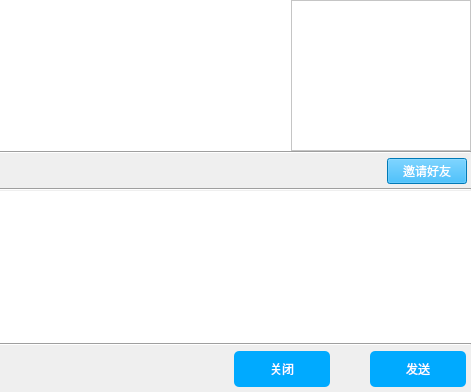
<?xml version="1.0" encoding="UTF-8"?>
<ui version="4.0">
 <class>GroupChatArea</class>
 <widget class="QWidget" name="GroupChatArea">
  <property name="geometry">
   <rect>
    <x>0</x>
    <y>0</y>
    <width>471</width>
    <height>392</height>
   </rect>
  </property>
  <property name="windowTitle">
   <string>Form</string>
  </property>
  <property name="styleSheet">
   <string notr="true">#ChatArea{
  background-color: rgb(255, 255, 255);
}

#bottomButtons QPushButton{
  background-color:rgb(0, 170, 255);
  font: bold 10pt &quot;微软雅黑&quot;;
  color:rgb(255,255,255);
  width: 96px;
  height: 36px;
  border-radius: 5px;
}

#bottomButtons QPushButton::hover{
  background-color:rgb(0, 150, 225);
}

#bottomButtons QPushButton::pressed{
  background-color:rgb(0, 150, 225);
}</string>
  </property>
  <layout class="QVBoxLayout" name="verticalLayout">
   <property name="spacing">
    <number>0</number>
   </property>
   <property name="leftMargin">
    <number>0</number>
   </property>
   <property name="topMargin">
    <number>0</number>
   </property>
   <property name="rightMargin">
    <number>0</number>
   </property>
   <property name="bottomMargin">
    <number>0</number>
   </property>
   <item>
    <widget class="QFrame" name="messageFrame">
     <property name="styleSheet">
      <string notr="true">background-color: rgb(255, 255, 255);</string>
     </property>
     <property name="frameShape">
      <enum>QFrame::NoFrame</enum>
     </property>
     <property name="frameShadow">
      <enum>QFrame::Plain</enum>
     </property>
     <property name="lineWidth">
      <number>0</number>
     </property>
     <layout class="QHBoxLayout" name="horizontalLayout">
      <property name="spacing">
       <number>0</number>
      </property>
      <property name="leftMargin">
       <number>0</number>
      </property>
      <property name="topMargin">
       <number>0</number>
      </property>
      <property name="rightMargin">
       <number>0</number>
      </property>
      <property name="bottomMargin">
       <number>0</number>
      </property>
      <item>
       <widget class="QTextEdit" name="hsMsgTxtEdt">
        <property name="sizePolicy">
         <sizepolicy hsizetype="Preferred" vsizetype="Expanding">
          <horstretch>0</horstretch>
          <verstretch>0</verstretch>
         </sizepolicy>
        </property>
        <property name="focusPolicy">
         <enum>Qt::NoFocus</enum>
        </property>
        <property name="layoutDirection">
         <enum>Qt::LeftToRight</enum>
        </property>
        <property name="styleSheet">
         <string notr="true">#messBox
{
padding: 4px;
background-color: rgb(255, 255, 255);
}
QScrollBar:vertical
{
    width:8px;
    background:rgba(0,0,0,0%);
    margin:0px,0px,0px,0px;
    padding-top:9px;   
    padding-bottom:9px;
}
QScrollBar::handle:vertical
{
    width:8px;
    background:rgba(0,0,0,25%);
    border-radius:4px;   
    min-height:20;
}
QScrollBar::handle:vertical:hover
{
    width:8px;
    background:rgba(0,0,0,50%);   
    border-radius:4px;
    min-height:20;
}
QScrollBar::add-line:vertical   
{
    height:9px;width:8px;
    border-image:url(:/images/a/3.png);
    subcontrol-position:bottom;
}
QScrollBar::sub-line:vertical  
{
    height:9px;width:8px;
    border-image:url(:/images/a/1.png);
    subcontrol-position:top;
}
QScrollBar::add-line:vertical:hover   
{
    height:9px;width:8px;
    border-image:url(:/images/a/4.png);
    subcontrol-position:bottom;
}
QScrollBar::sub-line:vertical:hover 
{ 
    height:9px;width:8px;
    border-image:url(:/images/a/2.png);
    subcontrol-position:top;
}
QScrollBar::add-page:vertical,QScrollBar::sub-page:vertical  
{
    background:rgba(0,0,0,10%);
    border-radius:4px;
}</string>
        </property>
        <property name="frameShape">
         <enum>QFrame::NoFrame</enum>
        </property>
        <property name="lineWidth">
         <number>0</number>
        </property>
        <property name="readOnly">
         <bool>true</bool>
        </property>
       </widget>
      </item>
      <item>
       <widget class="QTreeView" name="contactTree">
        <property name="maximumSize">
         <size>
          <width>180</width>
          <height>16777215</height>
         </size>
        </property>
       </widget>
      </item>
     </layout>
    </widget>
   </item>
   <item>
    <widget class="Line" name="line">
     <property name="orientation">
      <enum>Qt::Horizontal</enum>
     </property>
    </widget>
   </item>
   <item>
    <widget class="QFrame" name="widgetFrame">
     <property name="styleSheet">
      <string notr="true"/>
     </property>
     <property name="frameShape">
      <enum>QFrame::NoFrame</enum>
     </property>
     <property name="frameShadow">
      <enum>QFrame::Plain</enum>
     </property>
     <layout class="QHBoxLayout" name="horizontalLayout_6">
      <property name="spacing">
       <number>12</number>
      </property>
      <property name="leftMargin">
       <number>8</number>
      </property>
      <property name="topMargin">
       <number>4</number>
      </property>
      <property name="rightMargin">
       <number>4</number>
      </property>
      <property name="bottomMargin">
       <number>4</number>
      </property>
      <item>
       <widget class="QLabel" name="selEmotBtn">
        <property name="styleSheet">
         <string notr="true">:hover
{
	background-color: rgb(241, 241, 241);
	padding: 3px;
}</string>
        </property>
        <property name="text">
         <string/>
        </property>
        <property name="pixmap">
         <pixmap resource="resources.qrc">:/images/emotic20x20.png</pixmap>
        </property>
        <property name="scaledContents">
         <bool>false</bool>
        </property>
       </widget>
      </item>
      <item>
       <widget class="QLabel" name="selImgBtn">
        <property name="styleSheet">
         <string notr="true">:hover
{
	background-color: rgb(241, 241, 241);
	padding: 3px;
}</string>
        </property>
        <property name="text">
         <string/>
        </property>
        <property name="pixmap">
         <pixmap resource="resources.qrc">:/images/imageIcon20x20.png</pixmap>
        </property>
        <property name="scaledContents">
         <bool>false</bool>
        </property>
       </widget>
      </item>
      <item>
       <spacer name="horizontalSpacer_3">
        <property name="orientation">
         <enum>Qt::Horizontal</enum>
        </property>
        <property name="sizeHint" stdset="0">
         <size>
          <width>40</width>
          <height>20</height>
         </size>
        </property>
       </spacer>
      </item>
      <item>
       <widget class="QPushButton" name="invite">
        <property name="styleSheet">
         <string notr="true">#invite {
  background-color:rgb(0, 170, 255);
  font: 10pt &quot;微软雅黑&quot;;
  color:rgb(255,255,255);
}

#invite QPushButton::hover{
  background-color:rgb(0, 150, 225);
}

#invite QPushButton::pressed{
  background-color:rgb(0, 150, 225);
}</string>
        </property>
        <property name="text">
         <string>邀请好友</string>
        </property>
        <property name="icon">
         <iconset resource="resources.qrc">
          <normaloff>:/images/invitefriend.png</normaloff>:/images/invitefriend.png</iconset>
        </property>
       </widget>
      </item>
     </layout>
    </widget>
   </item>
   <item>
    <widget class="Line" name="line_2">
     <property name="orientation">
      <enum>Qt::Horizontal</enum>
     </property>
    </widget>
   </item>
   <item>
    <widget class="QFrame" name="inputFrame">
     <property name="styleSheet">
      <string notr="true"/>
     </property>
     <property name="frameShape">
      <enum>QFrame::NoFrame</enum>
     </property>
     <property name="frameShadow">
      <enum>QFrame::Plain</enum>
     </property>
     <property name="lineWidth">
      <number>0</number>
     </property>
     <layout class="QHBoxLayout" name="horizontalLayout_4">
      <property name="spacing">
       <number>0</number>
      </property>
      <property name="leftMargin">
       <number>0</number>
      </property>
      <property name="topMargin">
       <number>0</number>
      </property>
      <property name="rightMargin">
       <number>0</number>
      </property>
      <property name="bottomMargin">
       <number>0</number>
      </property>
      <item>
       <widget class="QTextEdit" name="contentBox">
        <property name="font">
         <font>
          <family>微软雅黑</family>
          <pointsize>11</pointsize>
         </font>
        </property>
        <property name="cursor" stdset="0">
         <cursorShape>IBeamCursor</cursorShape>
        </property>
        <property name="styleSheet">
         <string notr="true">QScrollBar:vertical
{
    width:8px;
    background:rgba(0,0,0,0%);
    margin:0px,0px,0px,0px;
    padding-top:9px;   
    padding-bottom:9px;
}
QScrollBar::handle:vertical
{
    width:8px;
    background:rgba(0,0,0,25%);
    border-radius:4px;   
    min-height:20;
}
QScrollBar::handle:vertical:hover
{
    width:8px;
    background:rgba(0,0,0,50%);   
    border-radius:4px;
    min-height:20;
}
QScrollBar::add-line:vertical   
{
    height:9px;width:8px;
    border-image:url(:/images/a/3.png);
    subcontrol-position:bottom;
}
QScrollBar::sub-line:vertical  
{
    height:9px;width:8px;
    border-image:url(:/images/a/1.png);
    subcontrol-position:top;
}
QScrollBar::add-line:vertical:hover   
{
    height:9px;width:8px;
    border-image:url(:/images/a/4.png);
    subcontrol-position:bottom;
}
QScrollBar::sub-line:vertical:hover 
{ 
    height:9px;width:8px;
    border-image:url(:/images/a/2.png);
    subcontrol-position:top;
}
QScrollBar::add-page:vertical,QScrollBar::sub-page:vertical  
{
    background:rgba(0,0,0,10%);
    border-radius:4px;
}</string>
        </property>
        <property name="frameShape">
         <enum>QFrame::NoFrame</enum>
        </property>
        <property name="lineWidth">
         <number>0</number>
        </property>
       </widget>
      </item>
     </layout>
    </widget>
   </item>
   <item>
    <widget class="Line" name="line_3">
     <property name="orientation">
      <enum>Qt::Horizontal</enum>
     </property>
    </widget>
   </item>
   <item>
    <widget class="QFrame" name="bottomButtons">
     <property name="styleSheet">
      <string notr="true"/>
     </property>
     <layout class="QHBoxLayout" name="bottomBtns">
      <property name="spacing">
       <number>40</number>
      </property>
      <property name="leftMargin">
       <number>0</number>
      </property>
      <property name="topMargin">
       <number>5</number>
      </property>
      <property name="rightMargin">
       <number>5</number>
      </property>
      <property name="bottomMargin">
       <number>5</number>
      </property>
      <item>
       <spacer name="horizontalSpacer_2">
        <property name="orientation">
         <enum>Qt::Horizontal</enum>
        </property>
        <property name="sizeHint" stdset="0">
         <size>
          <width>40</width>
          <height>20</height>
         </size>
        </property>
       </spacer>
      </item>
      <item>
       <widget class="QPushButton" name="cancleBtn">
        <property name="text">
         <string>关闭</string>
        </property>
       </widget>
      </item>
      <item>
       <widget class="QPushButton" name="sendBtn">
        <property name="text">
         <string>发送</string>
        </property>
       </widget>
      </item>
     </layout>
    </widget>
   </item>
  </layout>
 </widget>
 <resources>
  <include location="resources.qrc"/>
 </resources>
 <connections/>
</ui>
